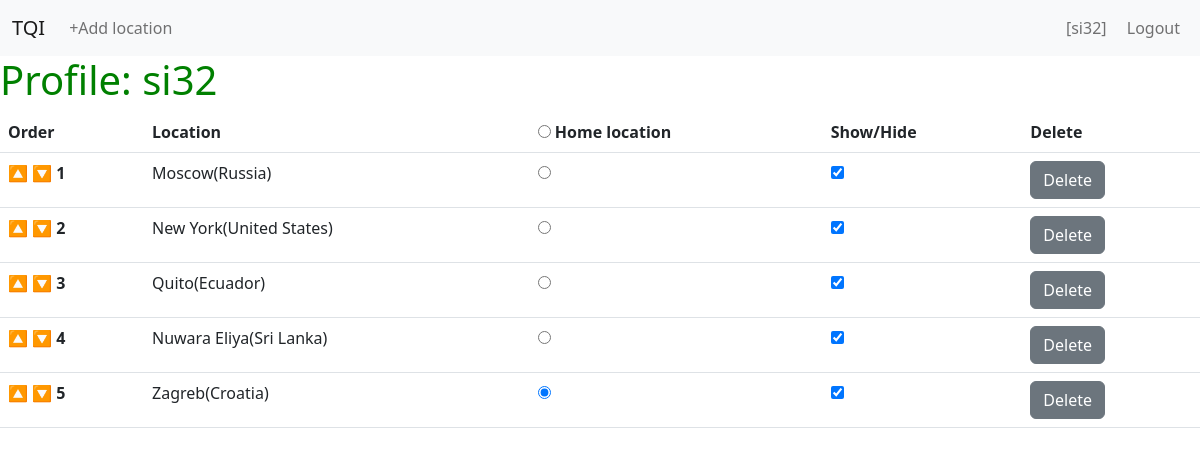
The app's page /profile/1 (signed in), older data.
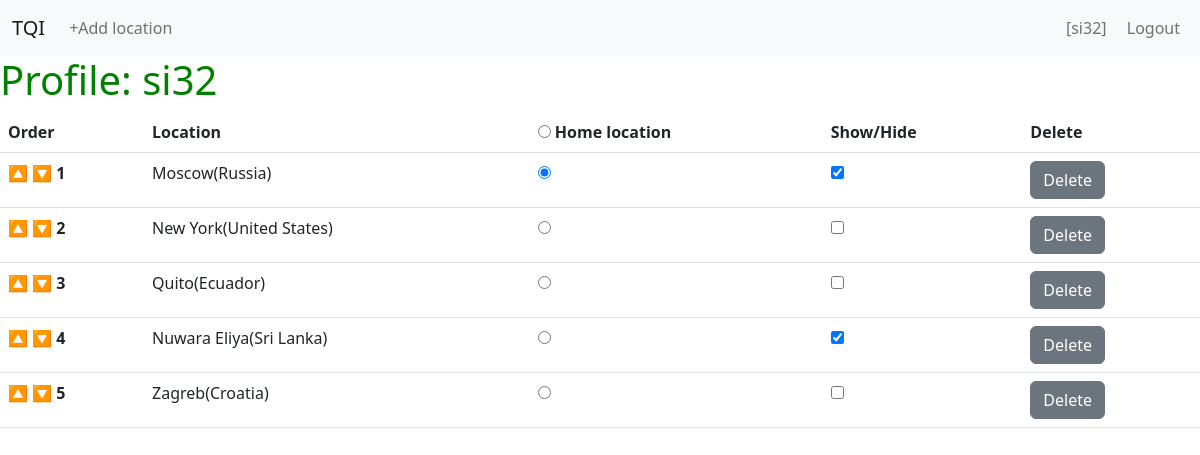
The same page, newer data.
### infopage/models.py (models this page shows, shortened)
class Location(models.Model):
    user = models.ForeignKey(User, on_delete=models.CASCADE, related_name="user_locations")
    order = models.PositiveIntegerField()
    country = models.ForeignKey(Country, on_delete=models.CASCADE)
    city = models.ForeignKey(City, on_delete=models.CASCADE)
    is_home = models.BooleanField()
    show_hide = models.BooleanField()

class City(models.Model):
    name = models.CharField(max_length=64)
    latitude = models.DecimalField(max_digits=9, decimal_places=6)
    longitude = models.DecimalField(max_digits=9, decimal_places=6)
    population = models.PositiveIntegerField()
    timezone = models.CharField(max_length=64, blank=True)
    country = models.ForeignKey(Country, on_delete=models.CASCADE)

class Country(models.Model):
    name = models.CharField(max_length=64)
    country_code = models.CharField(max_length=8)
    latitude = models.DecimalField(max_digits=9, decimal_places=6)
    longitude = models.DecimalField(max_digits=9, decimal_places=6)
    population = models.PositiveIntegerField()

### infopage/views.py (the view)
# urls.py: path("profile/<int:user_id>", views.profile, name="profile"),
@login_required
def profile(request, user_id):
    user = User.objects.get(username=request.user)
    locations = user.user_locations.all().order_by("order")
    return render(request, "infopage/profile.html", {
        "locations": locations
    })

### infopage/templates/infopage/profile.html (shortened to what this page needs)
{% extends "infopage/layout.html" %}
{% load static %}
{% block body %}
  <h1>Profile: {{ user.username }}</h1>
  <table class="table table-hover table-responsive" >
    <thead>
      <tr>
        <th>Order</th>
        <th>Location</th>
        <th>
          <input type="radio" name="is_home_radio" id="not_yet_radio">
          <label for="not_yet_radio">Home location</label>
        </th>
        <th>Show/Hide</th>
        <th>Delete</th>
      </tr>
    </thead>
    <tbody id="profile">
      {% for location in locations %}
        <tr>
          <td >
            <button class="order_btn" id="order_up_btn_{{location.id}}" data-order="{{location.order}}" data-direction="up">🔼</button>
            <button class="order_btn" id="order_down_btn_{{location.id}}" data-order="{{location.order}}" data-direction="down">🔽</button>
            <b>{{ location.order }}</b>
          </td>
          <td>{{ location.city.name }}({{ location.country.name }})</td>
          {% if location.is_home %}
            <td>
              <input type="radio" name="is_home_radio" checked>
            </td>
            {% else %}
            <td>
              <input type="radio" name="is_home_radio">
            </td>
          {% endif %}
            <td>
              {% if location.show_hide  %}
                <input id="sh_checkbox_{{location.order}}" type="checkbox" checked>
              {% else %}
                <input id="sh_checkbox_{{location.order}}" type="checkbox">
              {% endif %}
            </td>
          <td><button class="del_btn btn btn-secondary">Delete</button></td>
        </tr>
      {% endfor %}
    </tbody>
  </table>
{% endblock %}

Row changes from the older to the newer data that the page shows:
changed Location "Moscow": is_home False → True (drawn); is_home_radio "☐" → "☑"
changed Location "New York": order "☑" → "☐"
changed Location "Quito": order "☑" → "☐"
changed Location "Zagreb": is_home True → False (drawn); is_home_radio "☑" → "☐"; order "☑" → "☐"
